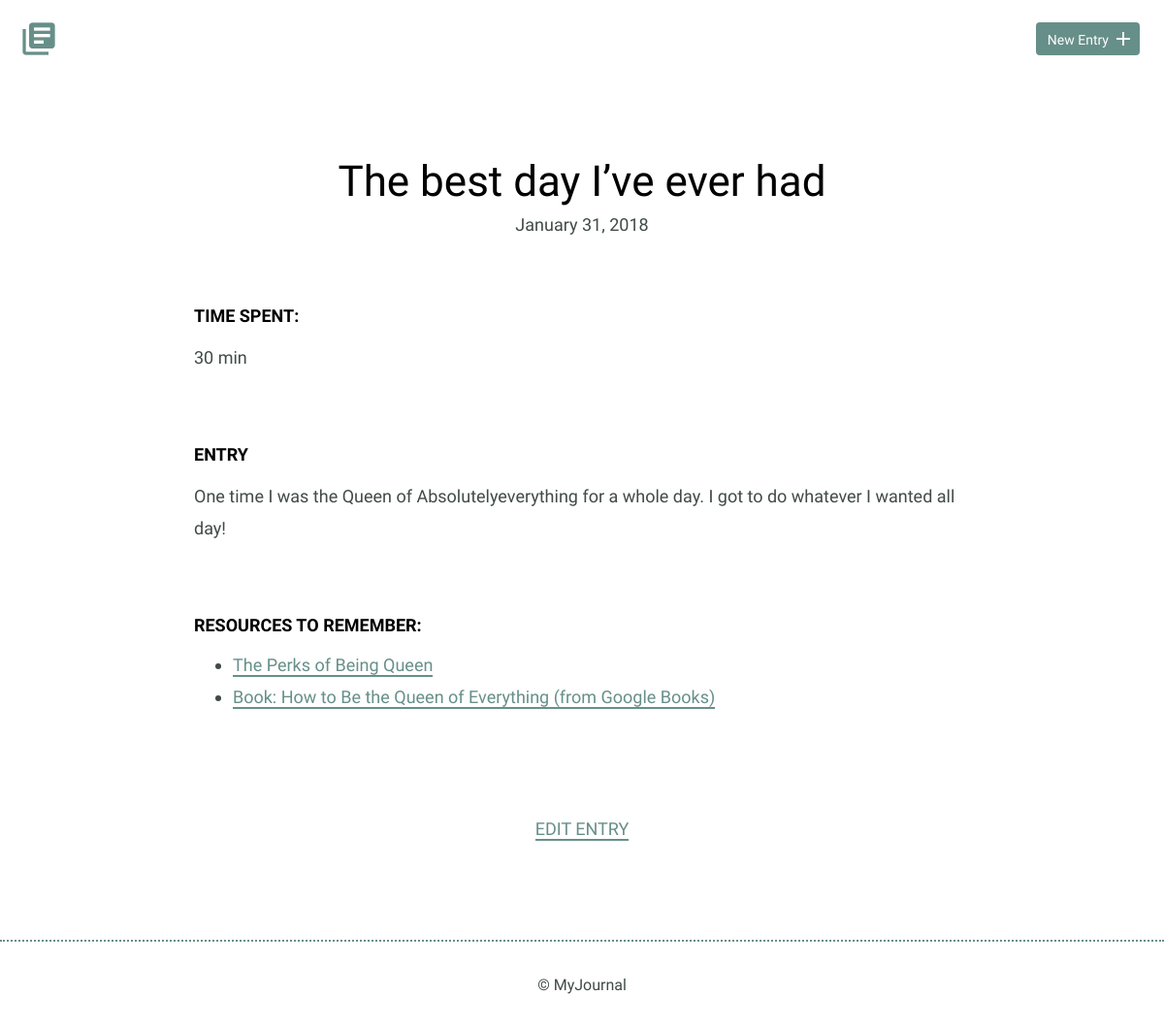
Page /detail.php?q=1 on the committed database.
### tables this page shows
CREATE TABLE "journal" (
	`journal_id`	INTEGER,
	`title`	TEXT,
	`date`	TEXT,
	`time_spent`	INTEGER,
	`entry`	TEXT,
	PRIMARY KEY(`journal_id`)
);

### inc/functions.php (called while the page is built, shortened)
<?php
try {
      $sql = "SELECT * FROM journal";
      $results = $db->prepare($sql);
      $results->execute();
      $journals =  $results->fetchAll(PDO::FETCH_ASSOC);
      }  catch (Exception $e) {
    echo "Bad request from query 1: " . $e->getMessage();
    exit;
}
try {  $sql2 = "SELECT link_id, link_name, link_address, resources.journal_id
   FROM resources JOIN journal ON journal.journal_id = resources.journal_id";
  $getResources = $db->prepare($sql2);
  $getResources->execute();
  $resources = $getResources->fetchAll(PDO::FETCH_ASSOC);
} catch (Exception $e) {
      echo "Bad request from query 2: " . $e->getMessage();
      exit;
}

### detail.php (the view)
<?php
require('inc/connection.php');
include('inc/functions.php');
include('inc/header.php');
$entry_id = filter_input(INPUT_GET, 'q', FILTER_SANITIZE_NUMBER_INT);
$entry_id--;
?>
        <section>
            <div class="container">
                <div class="entry-list single">
                    <article>
                        <?php
                        echo "<h1>" .$journals[$entry_id]['title'] . "</h1>";
                        $getdate = $journals[$entry_id]['date'];
                        $date = date("F d, Y", strtotime($getdate));
                        echo '<time datetime="' .$getdate .'">';
                        echo $date;
                        echo"</time>";
                        ?>
                        <div class="entry">
                            <h3>Time Spent: </h3>
                            <p><?php echo $journals[$entry_id]['time_spent']; ?></p>
                        </div>
                        <div class="entry">
                            <h3>Entry</h3>
                              <?php echo "<p>" .$journals[$entry_id]['entry'] . "</p>";?>
                        </div>
                        <div class="entry">
                            <h3>Resources to Remember:</h3>
                            <ul>
                                <?php
                                foreach($resources as $resource) {
                                  if ($resource['journal_id'] == $journals[$entry_id]['journal_id']) {
                                    echo '<li><a href="'
                                      . $resource['link_address']
                                      .'">'
                                      . $resource['link_name']
                                      . '</a></li>';
                                  }
                                    }
                                                            ?>
                              </ul>
                        </div>
                    </article>
                </div>
            </div>
            <div class="edit">
                  <p>
                  <?php
                  $project_id = $journals[$entry_id]['journal_id'];
                  echo '<a href="edit.php?q='
                        . $project_id
                        . '">Edit Entry</a></p>';
                        ?>
            </div>
        </section>
        <?php include('inc/footer.php'); ?>
    </body>
</html>

### css/site.css (style rules this page uses)
body { font-size: 16px; color: #404a49; font-family: 'Cousine', serif; font-weight: 400; }
.container { margin: 0 auto; padding: 0 25px; }
h1, h2, h3 { margin: 0; font-weight: 400; line-height: 1em; color: #000; }
h1 { font-size: 44px; margin-bottom: 12px; }
h3 { font-size: 18px; font-family: 'Work Sans', serif; font-weight: 600; text-transform: uppercase; }
p { line-height: 1.8em; font-size: 18px; }
p a { border-bottom: 2px solid #678f89; padding: 0; color: #678f89; text-decoration: none; }
ul li { line-height: 1.8em; font-size: 18px; }
ul li a { border-bottom: 2px solid #678f89; line-height: 1.8em; color: #678f89; text-decoration: none; }
.entry-list, .edit-entry, .new-entry { max-width: 800px; margin: 0 auto; padding: 70px 0 150px 0; }
.entry-list article { margin-bottom: 70px; text-align: center; }
.entry-list article:last-child { margin-bottom: 0; }
.entry-list.single { padding-bottom: 70px; }
.entry-list.single time { font-size: 18px; }
.entry { max-width: 800px; margin: 75px auto 0 auto; text-align: left; }
.entry p { margin-bottom: 40px; }
.edit { padding-bottom: 80px; text-align: center; margin: 0 auto; }
.edit a { font-weight: 400; text-transform: uppercase; font-size: 18px; }

### rows in the picture
journal: title "The best day I’ve ever had", date "January 31, 2018", time_spent "30 min", entry "One time I was the Queen of Absolutelyeverything for a whole day. I got to do whatever I wanted all day!"

### other values in the picture
$resource['link_name'] "The Perks of Being Queen"
$resource['link_name'] "Book: How to Be the Queen of Everything (from Google Books)"
